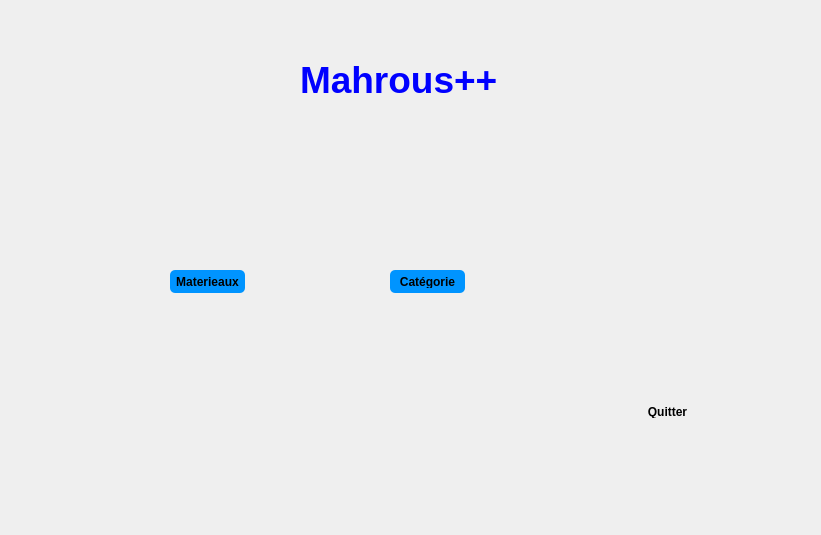
<?xml version="1.0" encoding="UTF-8"?>
<ui version="4.0">
 <class>materiaux</class>
 <widget class="QDialog" name="materiaux">
  <property name="geometry">
   <rect>
    <x>0</x>
    <y>0</y>
    <width>821</width>
    <height>535</height>
   </rect>
  </property>
  <property name="windowTitle">
   <string>Dialog</string>
  </property>
  <widget class="QLabel" name="pic">
   <property name="geometry">
    <rect>
     <x>0</x>
     <y>0</y>
     <width>824</width>
     <height>535</height>
    </rect>
   </property>
   <property name="text">
    <string/>
   </property>
  </widget>
  <widget class="QLabel" name="label_10">
   <property name="geometry">
    <rect>
     <x>300</x>
     <y>40</y>
     <width>321</width>
     <height>81</height>
    </rect>
   </property>
   <property name="text">
    <string>&lt;html&gt;&lt;head/&gt;&lt;body&gt;&lt;p&gt;&lt;span style=&quot; font-size:28pt; font-weight:600; color:#0000ff;&quot;&gt;Mahrous++&lt;/span&gt;&lt;/p&gt;&lt;/body&gt;&lt;/html&gt;</string>
   </property>
  </widget>
  <widget class="QPushButton" name="pushButton">
   <property name="geometry">
    <rect>
     <x>170</x>
     <y>270</y>
     <width>75</width>
     <height>23</height>
    </rect>
   </property>
   <property name="styleSheet">
    <string notr="true">QPushButton {
padding: 5px;
border-radius: 5px;
background-color:#0094ff;
font-weight: bold;
}</string>
   </property>
   <property name="text">
    <string>Materieaux</string>
   </property>
  </widget>
  <widget class="QPushButton" name="pushButton_2">
   <property name="geometry">
    <rect>
     <x>390</x>
     <y>270</y>
     <width>75</width>
     <height>23</height>
    </rect>
   </property>
   <property name="styleSheet">
    <string notr="true">QPushButton {
padding: 5px;
border-radius: 5px;
background-color:#0094ff;
font-weight: bold;
}</string>
   </property>
   <property name="text">
    <string>Catégorie</string>
   </property>
  </widget>
  <widget class="QPushButton" name="pushButton_3">
   <property name="geometry">
    <rect>
     <x>630</x>
     <y>400</y>
     <width>75</width>
     <height>23</height>
    </rect>
   </property>
   <property name="styleSheet">
    <string notr="true">color: &quot;red&quot;;

padding: 5px;
border-radius: 5px;

font-weight: bold;
</string>
   </property>
   <property name="text">
    <string>Quitter</string>
   </property>
  </widget>
 </widget>
 <resources/>
 <connections>
  <connection>
   <sender>pushButton_3</sender>
   <signal>clicked()</signal>
   <receiver>materiaux</receiver>
   <slot>accept()</slot>
   <hints>
    <hint type="sourcelabel">
     <x>691</x>
     <y>410</y>
    </hint>
    <hint type="destinationlabel">
     <x>846</x>
     <y>433</y>
    </hint>
   </hints>
  </connection>
 </connections>
</ui>
